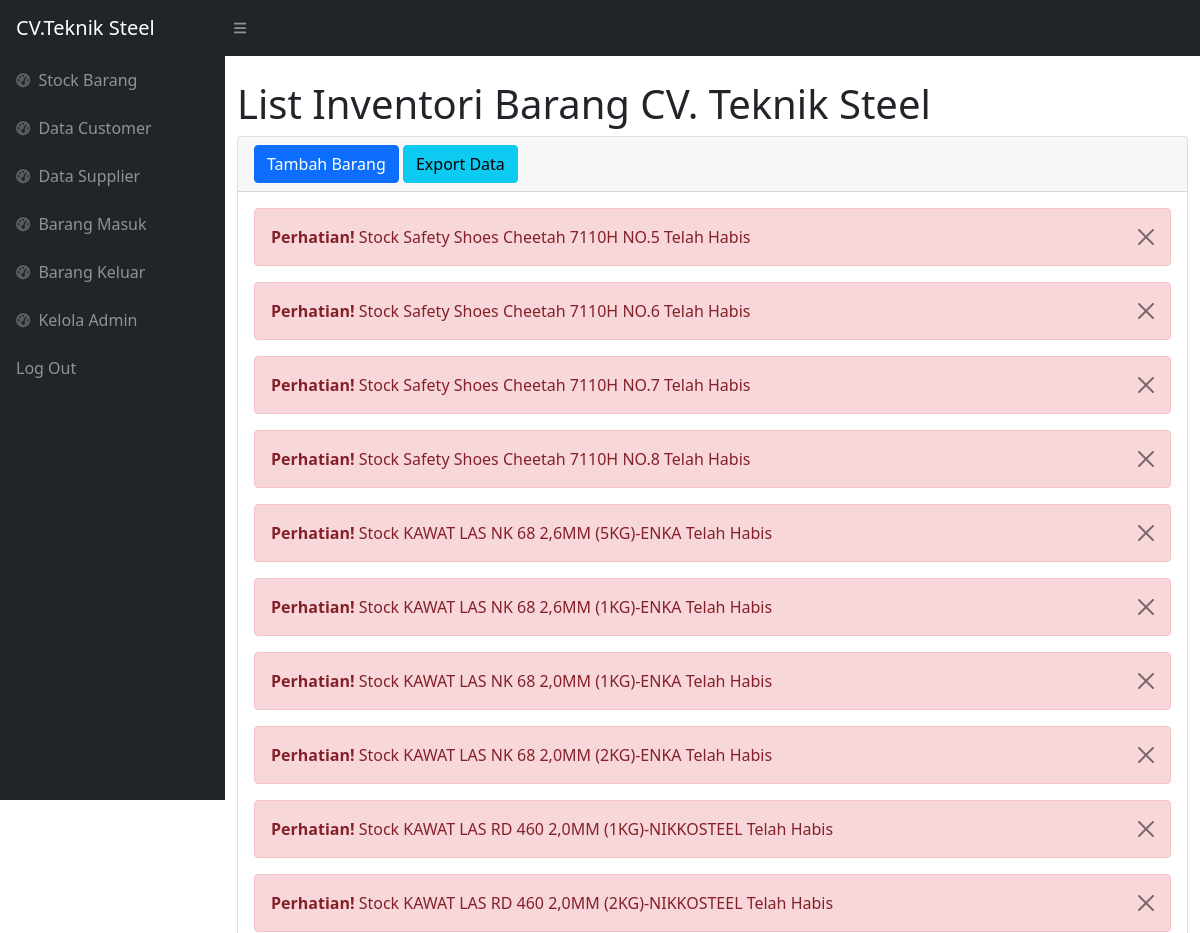
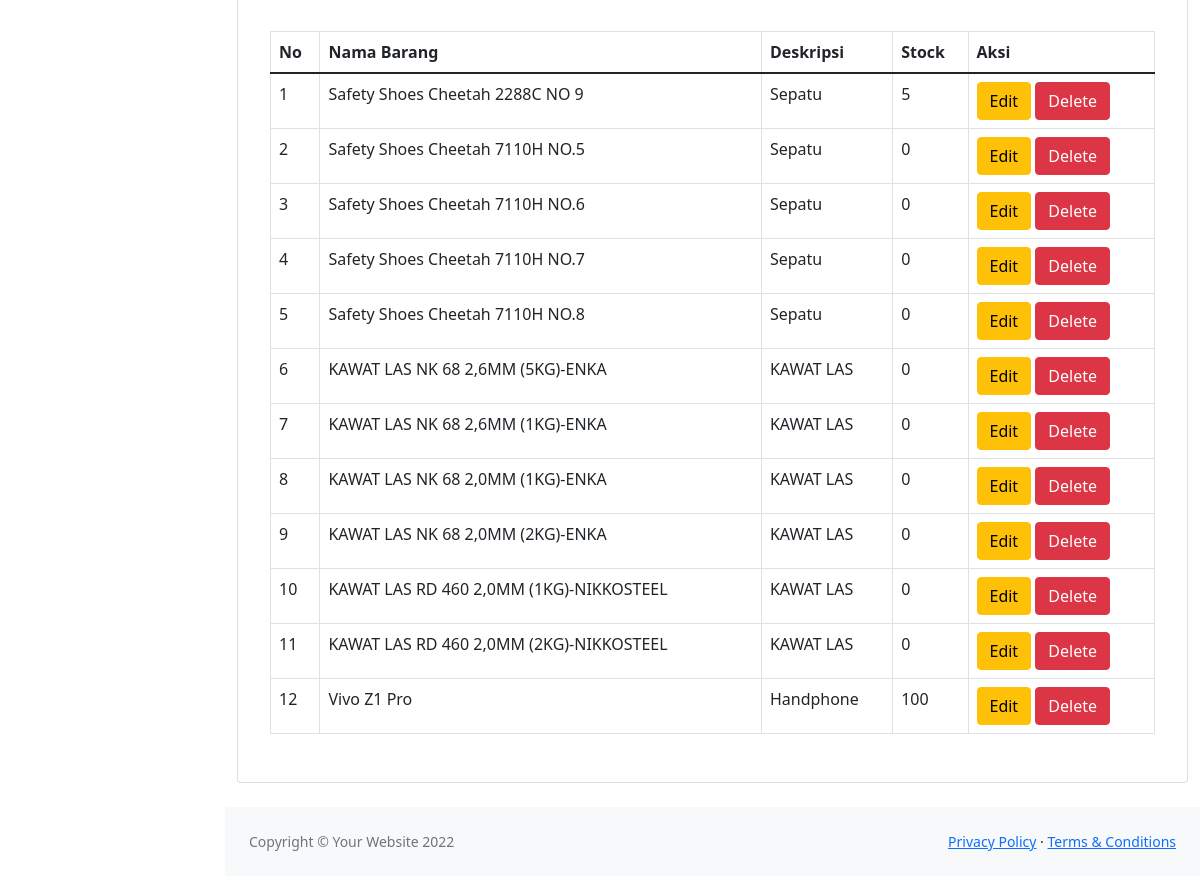
Screenshot of /index.php (signed in) with the database file from the repository (2 pictures, top to bottom).
### tables this page shows
CREATE TABLE `stock` (
  `idbarang` int(11) NOT NULL,
  `namabarang` varchar(50) NOT NULL,
  `deskripsi` varchar(25) NOT NULL,
  `stock` int(11) NOT NULL
);

### index.php (the view, shortened to what this page needs)
<?php
require 'function.php';
?>
<!DOCTYPE html>
<html lang="en">
    <head>
        <link href="https://cdn.jsdelivr.net/npm/simple-datatables@latest/dist/style.css" rel="stylesheet" />
        <link href="css/styles.css" rel="stylesheet" />
    </head>
    <body class="sb-nav-fixed">
        <nav class="sb-topnav navbar navbar-expand navbar-dark bg-dark">
            <a class="navbar-brand ps-3" href="index.php">CV.Teknik Steel</a>
            <button class="btn btn-link btn-sm order-1 order-lg-0 me-4 me-lg-0" id="sidebarToggle" href="#!"><i class="fas fa-bars"></i></button>
        </nav>
        <div id="layoutSidenav">
            <div id="layoutSidenav_nav">
                <nav class="sb-sidenav accordion sb-sidenav-dark" id="sidenavAccordion">
                    <div class="sb-sidenav-menu">
                        <div class="nav">
                            <a class="nav-link" href="index.php">
                                <div class="sb-nav-link-icon"><i class="fas fa-tachometer-alt"></i></div>
                                Stock Barang
                            </a>
                            <a class="nav-link" href="customer.php">
                                <div class="sb-nav-link-icon"><i class="fas fa-tachometer-alt"></i></div>
                                Data Customer
                            </a>
                            <a class="nav-link" href="supplier.php">
                                <div class="sb-nav-link-icon"><i class="fas fa-tachometer-alt"></i></div>
                                 Data Supplier
                            </a>
                            <a class="nav-link" href="masuk.php">
                                <div class="sb-nav-link-icon"><i class="fas fa-tachometer-alt"></i></div>
                                Barang Masuk
                            </a>
                            <a class="nav-link" href="keluar.php">
                                <div class="sb-nav-link-icon"><i class="fas fa-tachometer-alt"></i></div>
                                Barang Keluar
                            </a>
                            <a class="nav-link" href="kelolaadmin.php">
                                <div class="sb-nav-link-icon"><i class="fas fa-tachometer-alt"></i></div>
                               Kelola Admin
                            </a>
                            <a class="nav-link" href="logout.php">
                                Log Out
                            </a>
                    </div>
                </nav>
            </div>
            <div id="layoutSidenav_content">
                <main>
                    <div class="container-fluid ">
                        <h1 class="mt-4">List Inventori Barang CV. Teknik Steel</h1>
                            <div class="card mb-4">
                            <div class="card-header">
                            <button type="button" class="btn btn-primary" data-bs-toggle="modal" data-bs-target="#myModal">
                            Tambah Barang
                        </button>
                        <a href="export.php" class="btn btn-info">Export Data</a>
                            </div>
                            <div class="card-body">
                        <?php
                            $ambildatastock = mysqli_query($conn,"select * from stock where stock < 1");
                            while($fetch=mysqli_fetch_array($ambildatastock)){
                                $barang = $fetch['namabarang'];
                        ?>
                        <div class="alert alert-danger alert-dismissible">
                            <button type="button" class="btn-close" data-bs-dismiss="alert"></button>
                            <strong>Perhatian!</strong> Stock <?=$barang;?> Telah Habis
                        </div>
                        <?php
                            }
                        ?>
                        <div class="card-body">
                        <table id="datatablesSimple">
                            <table class="table table-bordered" id="mauexport" width="100%" cellspacing="0">
                                    <thead>
                                        <tr>
                                            <th>No</th>
                                            <th>Nama Barang</th>
                                            <th>Deskripsi</th>
                                            <th>Stock</th>
                                            <th>Aksi</th>
                                        </tr>
                                    </thead>
                                    <tbody>
                                        <?php
                                        $ambilsemuadatastock = mysqli_query($conn,"select * from stock");
                                        $i = 1;
                                        while($data=mysqli_fetch_array($ambilsemuadatastock)){
                                            $namabarang = $data['namabarang'];
                                            $deskripsi  = $data['deskripsi'];
                                            $stock      = $data['stock'];
                                            $idb         = $data['idbarang'];
                                        ?>
                                        <tr>
                                            <td><?=$i++;?></td>
                                            <td><?=$namabarang;?></td>
                                            <td><?=$deskripsi;?></td>
                                            <td><?=$stock;?></td>
                                            <td>
                                            <button type="button" class="btn btn-warning" data-bs-toggle="modal" data-bs-target="#edit<?=$idb;?>">
                                                Edit
                                                </button>
                                                <button type="button" class="btn btn-danger" data-bs-toggle="modal" data-bs-target="#delete<?=$idb;?>">
                                                Delete
                                                </button>
                                            </td>
                                        </tr>
                                                    </div>
                                                </div>
                                            </div>
                                        <?php
                                        };
                                        ?>
                <footer class="py-4 bg-light mt-auto">
                    <div class="container-fluid px-4">
                        <div class="d-flex align-items-center justify-content-between small">
                            <div class="text-muted">Copyright &copy; Your Website 2022</div>
                            <div>
                                <a href="#">Privacy Policy</a>
                                &middot;
                                <a href="#">Terms &amp; Conditions</a>
                            </div>
                        </div>
                    </div>
                </footer>
    </body>
    </html>

### rows the page displays
stock: namabarang "Safety Shoes Cheetah 7110H NO.5", deskripsi "Sepatu", stock "0"
stock: namabarang "Safety Shoes Cheetah 7110H NO.6", deskripsi "Sepatu", stock "0"
stock: namabarang "Safety Shoes Cheetah 7110H NO.7", deskripsi "Sepatu", stock "0"
stock: namabarang "Safety Shoes Cheetah 7110H NO.8", deskripsi "Sepatu", stock "0"
stock: namabarang "KAWAT LAS NK 68 2,6MM (5KG)-ENKA", deskripsi "KAWAT LAS", stock "0"
stock: namabarang "KAWAT LAS NK 68 2,6MM (1KG)-ENKA", deskripsi "KAWAT LAS", stock "0"
stock: namabarang "KAWAT LAS NK 68 2,0MM (1KG)-ENKA", deskripsi "KAWAT LAS", stock "0"
stock: namabarang "KAWAT LAS NK 68 2,0MM (2KG)-ENKA", deskripsi "KAWAT LAS", stock "0"
stock: namabarang "KAWAT LAS RD 460 2,0MM (1KG)-NIKKOSTEEL", deskripsi "KAWAT LAS", stock "0"
stock: namabarang "KAWAT LAS RD 460 2,0MM (2KG)-NIKKOSTEEL", deskripsi "KAWAT LAS", stock "0"
stock: namabarang "Safety Shoes Cheetah 2288C NO 9", deskripsi "Sepatu", stock "5"
stock: namabarang "Vivo Z1 Pro", deskripsi "Handphone", stock "100"
